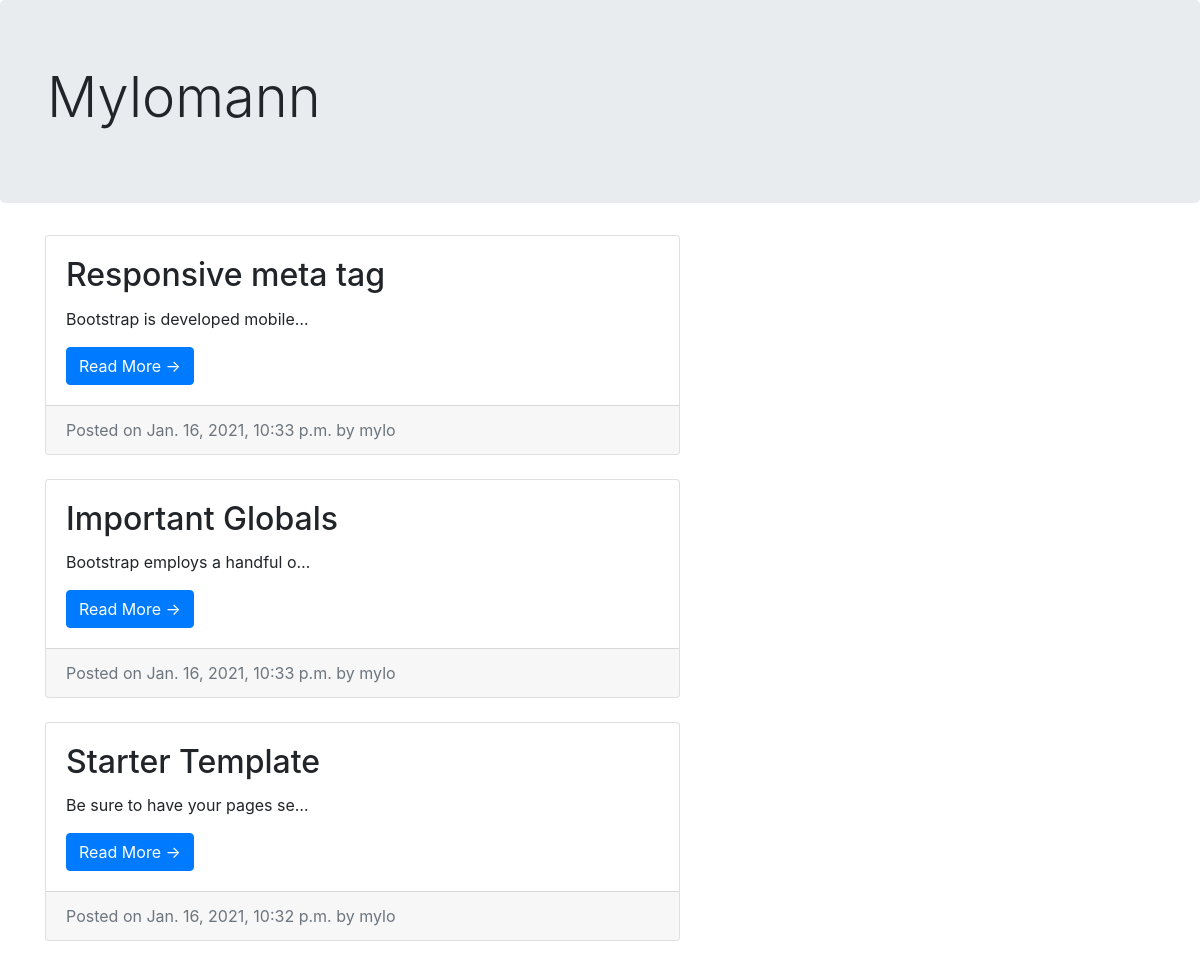
/posts/, run on the app's committed database.
### posts/models.py (models this page shows, shortened)
class Post(models.Model):
    title = models.CharField(max_length=200, unique=True)
    slug = models.SlugField(max_length=200, unique=True)
    content = models.TextField()
    created_on = models.DateTimeField(auto_now_add=True)
    updated_on = models.DateTimeField(auto_now=True)
    pub_date = models.DateTimeField(default=timezone.now)
    published = models.BooleanField(default=False)
    author =  models.ForeignKey(
        User, related_name="posts", on_delete=models.CASCADE)
    objects = PostsManager()
    class Meta:
        ordering = ['-pub_date', '-created_on']
    def is_published(self):
        return self.published
    is_published.boolean = True
    def get_absolute_url(self):
        return reverse('posts:detail', kwargs={'slug': self.slug})

### users/models.py (models this page shows)
class CustomUser(AbstractUser):
    pass

### posts/views.py (the view)
# urls.py: path('', PostListView.as_view(), name='list'),
class PostListView(AuthorListView):
    queryset = Post.objects.active_posts()
    template_name = "posts/post_list.html"

### posts/templates/posts/post_list.html (shortened to what this page needs)
{% extends 'posts/post_base.html' %}
{% block content %}
    {% for post in object_list %}
          <div class="card mb-4">
            <div class="card-body">
              <h2 class="card-title">{{ post.title }}</h2>
              <p class="card-text">{{ post.content|truncatechars:"30" }}</p>
              <a href="{{ post.get_absolute_url }}" class="btn btn-primary">Read More →</a>
            </div>
            <div class="card-footer text-muted">
              Posted on {{ post.pub_date }} by {{ post.author }}
            </div>
          </div>
    {% empty %}
    <p>No posts to display</p>
    {% endfor %}
{% endblock content %}

### posts/templates/posts/post_base.html
{% extends 'base.html' %}

### templates/base.html (shortened to what this page needs)
<!doctype html>
<html lang="en">
  <head>
    <link rel="stylesheet" href="https://cdn.jsdelivr.net/npm/bootstrap@4.5.3/dist/css/bootstrap.min.css">
  </head>
  <body>
   <div class="jumbotron">
     <div class="container">
        <h1 class="display-4">Mylomann</h1>
     </div>
   </div>
   <div class="container">
        <div class="row">
            <div class="col-7">
            {% block content %}
            {% endblock content %}
            </div>
            <div class="col-3">
            </div>
        </div>
   </div>
  </body>
</html>

### data on the page
Post: title "Responsive meta tag", content "Bootstrap is developed mobile…", pub_date "Jan. 16, 2021, 10:33 p.m.", author "mylo"
Post: title "Important Globals", content "Bootstrap employs a handful o…", pub_date "Jan. 16, 2021, 10:33 p.m.", author "mylo"
Post: title "Starter Template", content "Be sure to have your pages se…", pub_date "Jan. 16, 2021, 10:32 p.m.", author "mylo"
